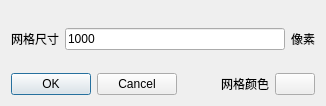
<?xml version="1.0" encoding="UTF-8"?>
<ui version="4.0">
 <class>GridSizeAndColorDialog</class>
 <widget class="QDialog" name="GridSizeAndColorDialog">
  <property name="geometry">
   <rect>
    <x>0</x>
    <y>0</y>
    <width>326</width>
    <height>106</height>
   </rect>
  </property>
  <property name="windowTitle">
   <string>设置网格参数</string>
  </property>
  <layout class="QVBoxLayout" name="verticalLayout">
   <item>
    <layout class="QHBoxLayout" name="horizontalLayout_2">
     <item>
      <widget class="QLabel" name="label_2">
       <property name="text">
        <string>网格尺寸</string>
       </property>
      </widget>
     </item>
     <item>
      <widget class="QLineEdit" name="txtGridSize">
       <property name="text">
        <string>1000</string>
       </property>
      </widget>
     </item>
     <item>
      <widget class="QLabel" name="label_3">
       <property name="text">
        <string>像素</string>
       </property>
      </widget>
     </item>
    </layout>
   </item>
   <item>
    <layout class="QHBoxLayout" name="horizontalLayout_3">
     <item>
      <widget class="QDialogButtonBox" name="buttonBox">
       <property name="orientation">
        <enum>Qt::Horizontal</enum>
       </property>
       <property name="standardButtons">
        <set>QDialogButtonBox::Cancel|QDialogButtonBox::Ok</set>
       </property>
      </widget>
     </item>
     <item>
      <spacer name="horizontalSpacer">
       <property name="orientation">
        <enum>Qt::Horizontal</enum>
       </property>
       <property name="sizeHint" stdset="0">
        <size>
         <width>40</width>
         <height>20</height>
        </size>
       </property>
      </spacer>
     </item>
     <item>
      <layout class="QHBoxLayout" name="horizontalLayout">
       <item>
        <widget class="QLabel" name="label">
         <property name="text">
          <string>网格颜色</string>
         </property>
        </widget>
       </item>
       <item>
        <widget class="QPushButton" name="btnColor">
         <property name="styleSheet">
          <string notr="true"/>
         </property>
         <property name="text">
          <string/>
         </property>
        </widget>
       </item>
      </layout>
     </item>
    </layout>
   </item>
  </layout>
 </widget>
 <resources/>
 <connections>
  <connection>
   <sender>buttonBox</sender>
   <signal>accepted()</signal>
   <receiver>GridSizeAndColorDialog</receiver>
   <slot>accept()</slot>
   <hints>
    <hint type="sourcelabel">
     <x>152</x>
     <y>83</y>
    </hint>
    <hint type="destinationlabel">
     <x>62</x>
     <y>100</y>
    </hint>
   </hints>
  </connection>
  <connection>
   <sender>buttonBox</sender>
   <signal>rejected()</signal>
   <receiver>GridSizeAndColorDialog</receiver>
   <slot>reject()</slot>
   <hints>
    <hint type="sourcelabel">
     <x>165</x>
     <y>83</y>
    </hint>
    <hint type="destinationlabel">
     <x>291</x>
     <y>100</y>
    </hint>
   </hints>
  </connection>
 </connections>
</ui>
